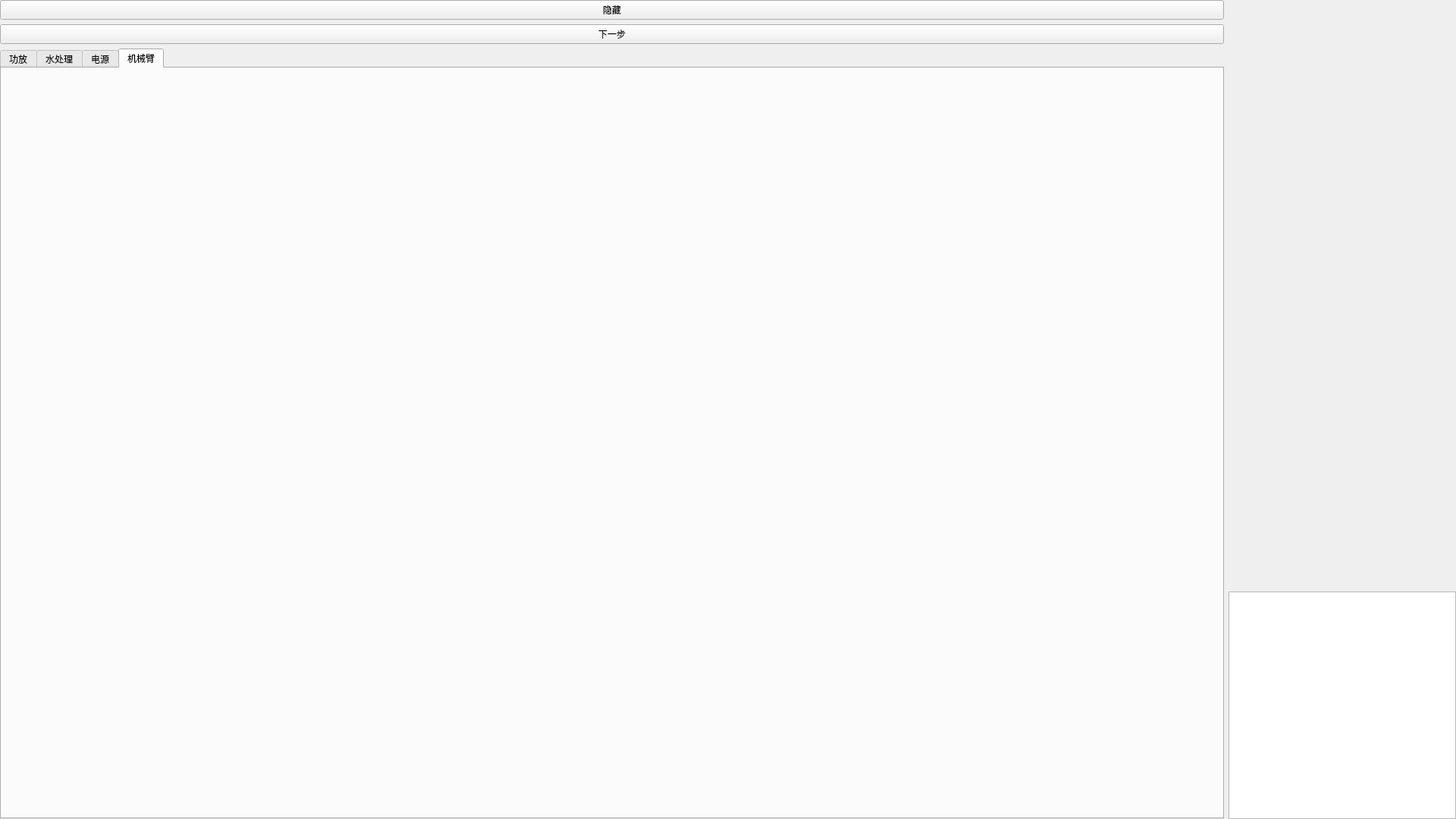
<?xml version="1.0" encoding="UTF-8"?>
<ui version="4.0">
 <class>UltrasoundBoot</class>
 <widget class="qMRMLWidget" name="UltrasoundBoot">
  <property name="geometry">
   <rect>
    <x>0</x>
    <y>0</y>
    <width>1920</width>
    <height>1080</height>
   </rect>
  </property>
  <property name="maximumSize">
   <size>
    <width>16777215</width>
    <height>16666</height>
   </size>
  </property>
  <property name="styleSheet">
   <string notr="true"/>
  </property>
  <layout class="QVBoxLayout" name="verticalLayout_4" stretch="0">
   <property name="spacing">
    <number>0</number>
   </property>
   <property name="leftMargin">
    <number>0</number>
   </property>
   <property name="topMargin">
    <number>0</number>
   </property>
   <property name="rightMargin">
    <number>0</number>
   </property>
   <property name="bottomMargin">
    <number>0</number>
   </property>
   <item>
    <widget class="QWidget" name="bg" native="true">
     <layout class="QGridLayout" name="gridLayout">
      <property name="leftMargin">
       <number>0</number>
      </property>
      <property name="topMargin">
       <number>0</number>
      </property>
      <property name="rightMargin">
       <number>0</number>
      </property>
      <property name="bottomMargin">
       <number>0</number>
      </property>
      <item row="0" column="0">
       <widget class="QPushButton" name="pushButton">
        <property name="text">
         <string>隐藏</string>
        </property>
       </widget>
      </item>
      <item row="2" column="1">
       <spacer name="verticalSpacer">
        <property name="orientation">
         <enum>Qt::Vertical</enum>
        </property>
        <property name="sizeHint" stdset="0">
         <size>
          <width>20</width>
          <height>40</height>
         </size>
        </property>
       </spacer>
      </item>
      <item row="3" column="1">
       <widget class="QListWidget" name="list_items">
        <property name="minimumSize">
         <size>
          <width>300</width>
          <height>0</height>
         </size>
        </property>
        <property name="maximumSize">
         <size>
          <width>200</width>
          <height>300</height>
         </size>
        </property>
        <property name="styleSheet">
         <string notr="true"/>
        </property>
        <property name="horizontalScrollBarPolicy">
         <enum>Qt::ScrollBarAlwaysOff</enum>
        </property>
       </widget>
      </item>
      <item row="1" column="0">
       <widget class="QPushButton" name="pushButton_2">
        <property name="text">
         <string>下一步</string>
        </property>
       </widget>
      </item>
      <item row="2" column="0" rowspan="2">
       <widget class="QTabWidget" name="tabWidget">
        <property name="currentIndex">
         <number>3</number>
        </property>
        <widget class="QWidget" name="tab">
         <attribute name="title">
          <string>功放</string>
         </attribute>
         <layout class="QHBoxLayout" name="horizontalLayout">
          <item>
           <widget class="qSlicerModulePanel" name="panel" native="true">
            <property name="styleSheet">
             <string notr="true"/>
            </property>
           </widget>
          </item>
         </layout>
        </widget>
        <widget class="QWidget" name="tab_2">
         <attribute name="title">
          <string>水处理</string>
         </attribute>
         <layout class="QHBoxLayout" name="horizontalLayout_2">
          <item>
           <widget class="qSlicerModulePanel" name="panel_2" native="true">
            <property name="styleSheet">
             <string notr="true"/>
            </property>
           </widget>
          </item>
         </layout>
        </widget>
        <widget class="QWidget" name="tab_3">
         <attribute name="title">
          <string>电源</string>
         </attribute>
         <layout class="QHBoxLayout" name="horizontalLayout_3">
          <item>
           <widget class="qSlicerModulePanel" name="panel_3" native="true">
            <property name="styleSheet">
             <string notr="true"/>
            </property>
           </widget>
          </item>
         </layout>
        </widget>
        <widget class="QWidget" name="tab_4">
         <attribute name="title">
          <string>机械臂</string>
         </attribute>
         <layout class="QHBoxLayout" name="horizontalLayout_4">
          <item>
           <widget class="qSlicerModulePanel" name="panel_4" native="true">
            <property name="styleSheet">
             <string notr="true"/>
            </property>
           </widget>
          </item>
         </layout>
        </widget>
       </widget>
      </item>
     </layout>
    </widget>
   </item>
  </layout>
 </widget>
 <customwidgets>
  <customwidget>
   <class>qMRMLWidget</class>
   <extends>QWidget</extends>
   <header>qMRMLWidget.h</header>
   <container>1</container>
  </customwidget>
  <customwidget>
   <class>qSlicerWidget</class>
   <extends>QWidget</extends>
   <header>qSlicerWidget.h</header>
   <container>1</container>
  </customwidget>
  <customwidget>
   <class>qSlicerModulePanel</class>
   <extends>qSlicerWidget</extends>
   <header>qSlicerModulePanel.h</header>
   <container>1</container>
  </customwidget>
 </customwidgets>
 <resources/>
 <connections/>
</ui>
